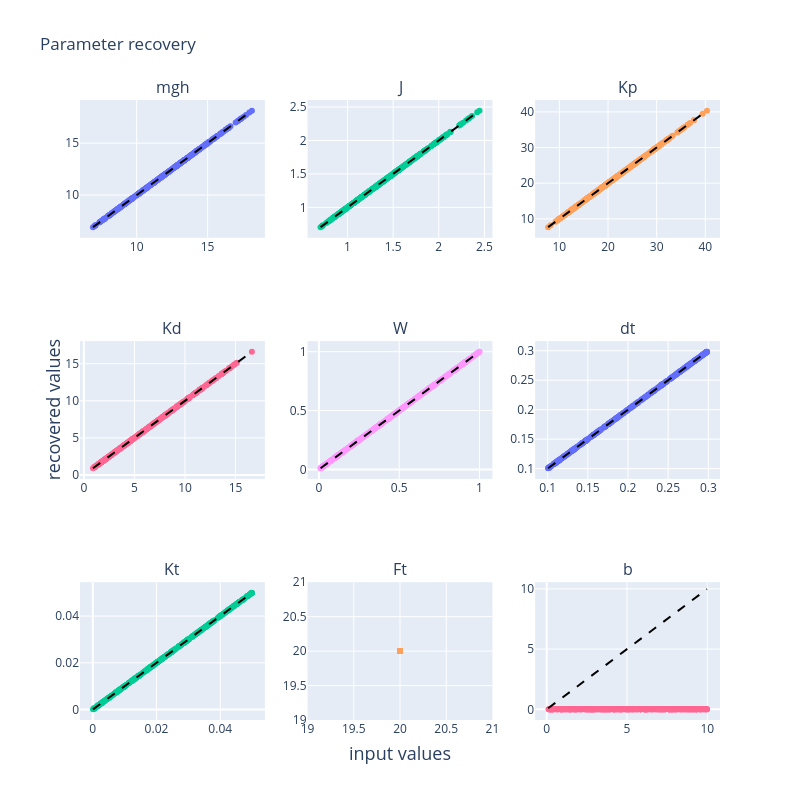

The notebook cell saved with this chart:
### Code cell
# Assuming set_values is the array of parameter values used for plotting
num_params = len(par_names)

# Create subplots with three rows
fig = make_subplots(rows=3, cols=(num_params + 2) // 3, subplot_titles=par_names)

# Generate scatter plots for each parameter
for idx, param_name in enumerate(par_names):
    row = idx // ((num_params + 2) // 3) + 1
    col = idx % ((num_params + 2) // 3) + 1
    # Scatter plot of input vs recovered values
    fig.add_trace(
        go.Scatter(x=params_input[:, idx], y=params_recovered[:, idx], mode='markers', name=param_name),
        row=row, col=col
    )
    # Add identity line
    min_val = min(params_input[:, idx].min(), params_recovered[:, idx].min())
    max_val = max(params_input[:, idx].max(), params_recovered[:, idx].max())
    fig.add_trace(
        go.Scatter(
            x=[min_val, max_val],
            y=[min_val, max_val],
            mode='lines',
            line=dict(color='black', dash='dash'),
            showlegend=False
        ),
        row=row, col=col
    )

# Update layout
fig.update_layout(height=800, width=800, title_text="Parameter recovery", showlegend=False)

# Add a single shared x and y axis label as annotations
fig.add_annotation(
    text="input values",
    x=0.5, y=-0.03, xref="paper", yref="paper",
    showarrow=False, font=dict(size=18), xanchor="center", yanchor="top"
)
fig.add_annotation(
    text="recovered values",
    x=-0.02, y=0.5, xref="paper", yref="paper",
    showarrow=False, font=dict(size=18), textangle=-90, xanchor="right", yanchor="middle"
)

# Show the plot
fig.show()

### Figure 1 — Plotly figure (JSON) as saved in the notebook; plotly's stock layout.template omitted (floating-point values rounded to 4 significant figures; data arrays with more than 128 entries replaced by an {"elided": "..."} marker saying what was removed)
{"data": [{"mode": "markers", "name": "mgh", "type": "scatter", "x": {"elided": "500 float values"}, "xaxis": "x", "y": {"elided": "500 float values"}, "yaxis": "y"}, {"line": {"color": "black", "dash": "dash"}, "mode": "lines", "showlegend": false, "type": "scatter", "x": [6.915, 18.12], "xaxis": "x", "y": [6.915, 18.12], "yaxis": "y"}, {"mode": "markers", "name": "J", "type": "scatter", "x": {"elided": "500 float values"}, "xaxis": "x2", "y": {"elided": "500 float values"}, "yaxis": "y2"}, {"line": {"color": "black", "dash": "dash"}, "mode": "lines", "showlegend": false, "type": "scatter", "x": [0.7049, 2.445], "xaxis": "x2", "y": [0.7049, 2.445], "yaxis": "y2"}, {"mode": "markers", "name": "Kp", "type": "scatter", "x": {"elided": "500 float values"}, "xaxis": "x3", "y": {"elided": "500 float values"}, "yaxis": "y3"}, {"line": {"color": "black", "dash": "dash"}, "mode": "lines", "showlegend": false, "type": "scatter", "x": [7.685, 40.35], "xaxis": "x3", "y": [7.685, 40.35], "yaxis": "y3"}, {"mode": "markers", "name": "Kd", "type": "scatter", "x": {"elided": "500 float values"}, "xaxis": "x4", "y": {"elided": "500 float values"}, "yaxis": "y4"}, {"line": {"color": "black", "dash": "dash"}, "mode": "lines", "showlegend": false, "type": "scatter", "x": [0.9008, 16.62], "xaxis": "x4", "y": [0.9008, 16.62], "yaxis": "y4"}, {"mode": "markers", "name": "W", "type": "scatter", "x": {"elided": "500 float values"}, "xaxis": "x5", "y": {"elided": "500 float values"}, "yaxis": "y5"}, {"line": {"color": "black", "dash": "dash"}, "mode": "lines", "showlegend": false, "type": "scatter", "x": [0.01019, 0.9994], "xaxis": "x5", "y": [0.01019, 0.9994], "yaxis": "y5"}, {"mode": "markers", "name": "dt", "type": "scatter", "x": {"elided": "500 float values"}, "xaxis": "x6", "y": {"elided": "500 float values"}, "yaxis": "y6"}, {"line": {"color": "black", "dash": "dash"}, "mode": "lines", "showlegend": false, "type": "scatter", "x": [0.1006, 0.2984], "xaxis": "x6", "y": [0.1006, 0.2984], "yaxis": "y6"}, {"mode": "markers", "name": "Kt", "type": "scatter", "x": {"elided": "500 float values"}, "xaxis": "x7", "y": {"elided": "500 float values"}, "yaxis": "y7"}, {"line": {"color": "black", "dash": "dash"}, "mode": "lines", "showlegend": false, "type": "scatter", "x": [7.266e-05, 0.04993], "xaxis": "x7", "y": [7.266e-05, 0.04993], "yaxis": "y7"}, {"mode": "markers", "name": "Ft", "type": "scatter", "x": {"elided": "500 int values"}, "xaxis": "x8", "y": {"elided": "500 int values"}, "yaxis": "y8"}, {"line": {"color": "black", "dash": "dash"}, "mode": "lines", "showlegend": false, "type": "scatter", "x": [20, 20], "xaxis": "x8", "y": [20, 20], "yaxis": "y8"}, {"mode": "markers", "name": "b", "type": "scatter", "x": {"elided": "500 float values"}, "xaxis": "x9", "y": {"elided": "500 float values"}, "yaxis": "y9"}, {"line": {"color": "black", "dash": "dash"}, "mode": "lines", "showlegend": false, "type": "scatter", "x": [0.08872, 9.981], "xaxis": "x9", "y": [0.08872, 9.981], "yaxis": "y9"}], "layout": {"annotations": [{"font": {"size": 16}, "showarrow": false, "text": "mgh", "x": 0.1444, "xanchor": "center", "xref": "paper", "y": 1, "yanchor": "bottom", "yref": "paper"}, {"font": {"size": 16}, "showarrow": false, "text": "J", "x": 0.5, "xanchor": "center", "xref": "paper", "y": 1, "yanchor": "bottom", "yref": "paper"}, {"font": {"size": 16}, "showarrow": false, "text": "Kp", "x": 0.8556, "xanchor": "center", "xref": "paper", "y": 1, "yanchor": "bottom", "yref": "paper"}, {"font": {"size": 16}, "showarrow": false, "text": "Kd", "x": 0.1444, "xanchor": "center", "xref": "paper", "y": 0.6111, "yanchor": "bottom", "yref": "paper"}, {"font": {"size": 16}, "showarrow": false, "text": "W", "x": 0.5, "xanchor": "center", "xref": "paper", "y": 0.6111, "yanchor": "bottom", "yref": "paper"}, {"font": {"size": 16}, "showarrow": false, "text": "dt", "x": 0.8556, "xanchor": "center", "xref": "paper", "y": 0.6111, "yanchor": "bottom", "yref": "paper"}, {"font": {"size": 16}, "showarrow": false, "text": "Kt", "x": 0.1444, "xanchor": "center", "xref": "paper", "y": 0.2222, "yanchor": "bottom", "yref": "paper"}, {"font": {"size": 16}, "showarrow": false, "text": "Ft", "x": 0.5, "xanchor": "center", "xref": "paper", "y": 0.2222, "yanchor": "bottom", "yref": "paper"}, {"font": {"size": 16}, "showarrow": false, "text": "b", "x": 0.8556, "xanchor": "center", "xref": "paper", "y": 0.2222, "yanchor": "bottom", "yref": "paper"}, {"font": {"size": 18}, "showarrow": false, "text": "input values", "x": 0.5, "xanchor": "center", "xref": "paper", "y": -0.03, "yanchor": "top", "yref": "paper"}, {"font": {"size": 18}, "showarrow": false, "text": "recovered values", "textangle": -90, "x": -0.02, "xanchor": "right", "xref": "paper", "y": 0.5, "yanchor": "middle", "yref": "paper"}], "height": 800, "showlegend": false, "title": {"text": "Parameter recovery"}, "width": 800, "xaxis": {"anchor": "y", "domain": [0, 0.2889]}, "xaxis2": {"anchor": "y2", "domain": [0.3556, 0.6444]}, "xaxis3": {"anchor": "y3", "domain": [0.7111, 1]}, "xaxis4": {"anchor": "y4", "domain": [0, 0.2889]}, "xaxis5": {"anchor": "y5", "domain": [0.3556, 0.6444]}, "xaxis6": {"anchor": "y6", "domain": [0.7111, 1]}, "xaxis7": {"anchor": "y7", "domain": [0, 0.2889]}, "xaxis8": {"anchor": "y8", "domain": [0.3556, 0.6444]}, "xaxis9": {"anchor": "y9", "domain": [0.7111, 1]}, "yaxis": {"anchor": "x", "domain": [0.7778, 1]}, "yaxis2": {"anchor": "x2", "domain": [0.7778, 1]}, "yaxis3": {"anchor": "x3", "domain": [0.7778, 1]}, "yaxis4": {"anchor": "x4", "domain": [0.3889, 0.6111]}, "yaxis5": {"anchor": "x5", "domain": [0.3889, 0.6111]}, "yaxis6": {"anchor": "x6", "domain": [0.3889, 0.6111]}, "yaxis7": {"anchor": "x7", "domain": [0, 0.2222]}, "yaxis8": {"anchor": "x8", "domain": [0, 0.2222]}, "yaxis9": {"anchor": "x9", "domain": [0, 0.2222]}}}
